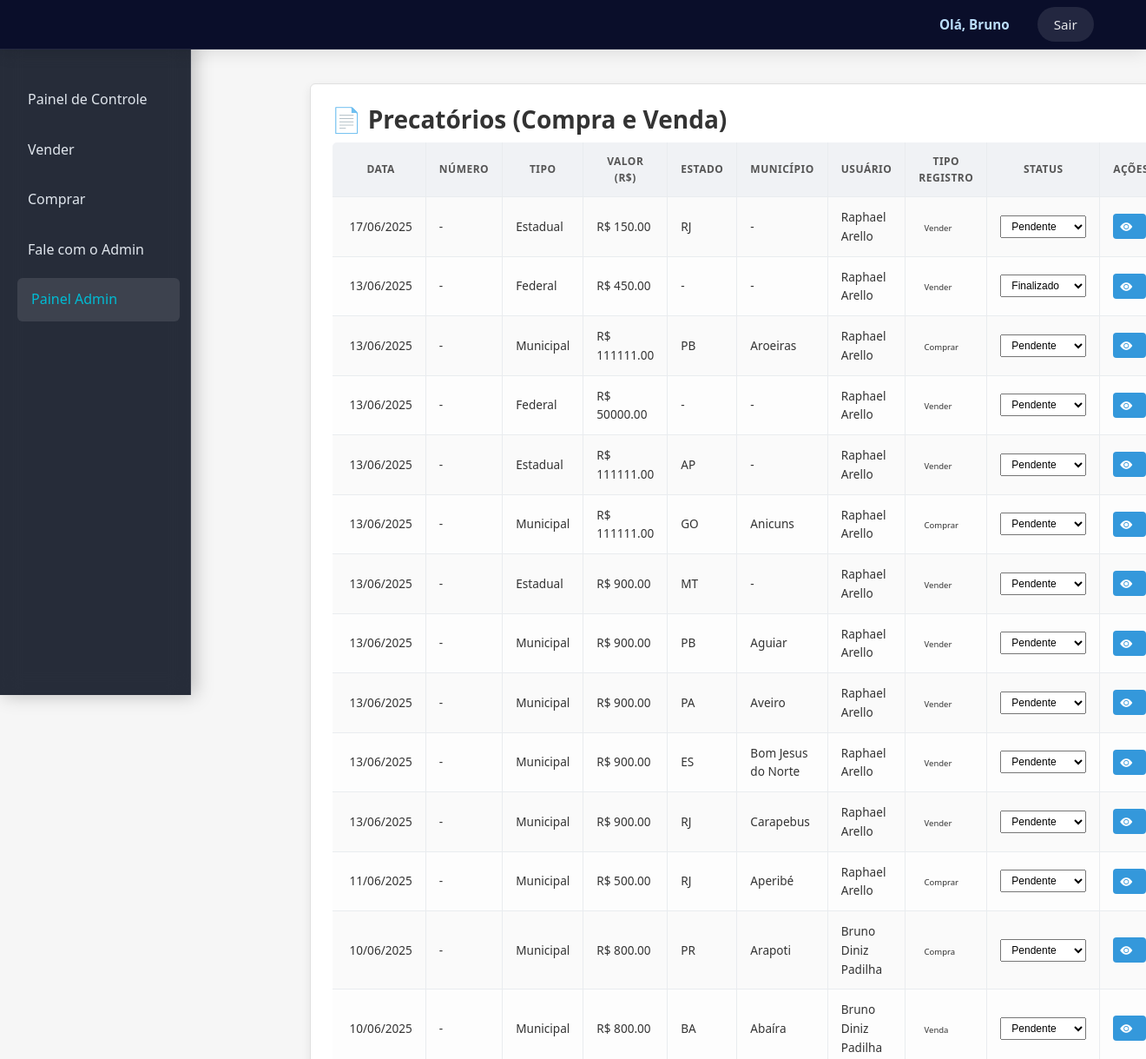
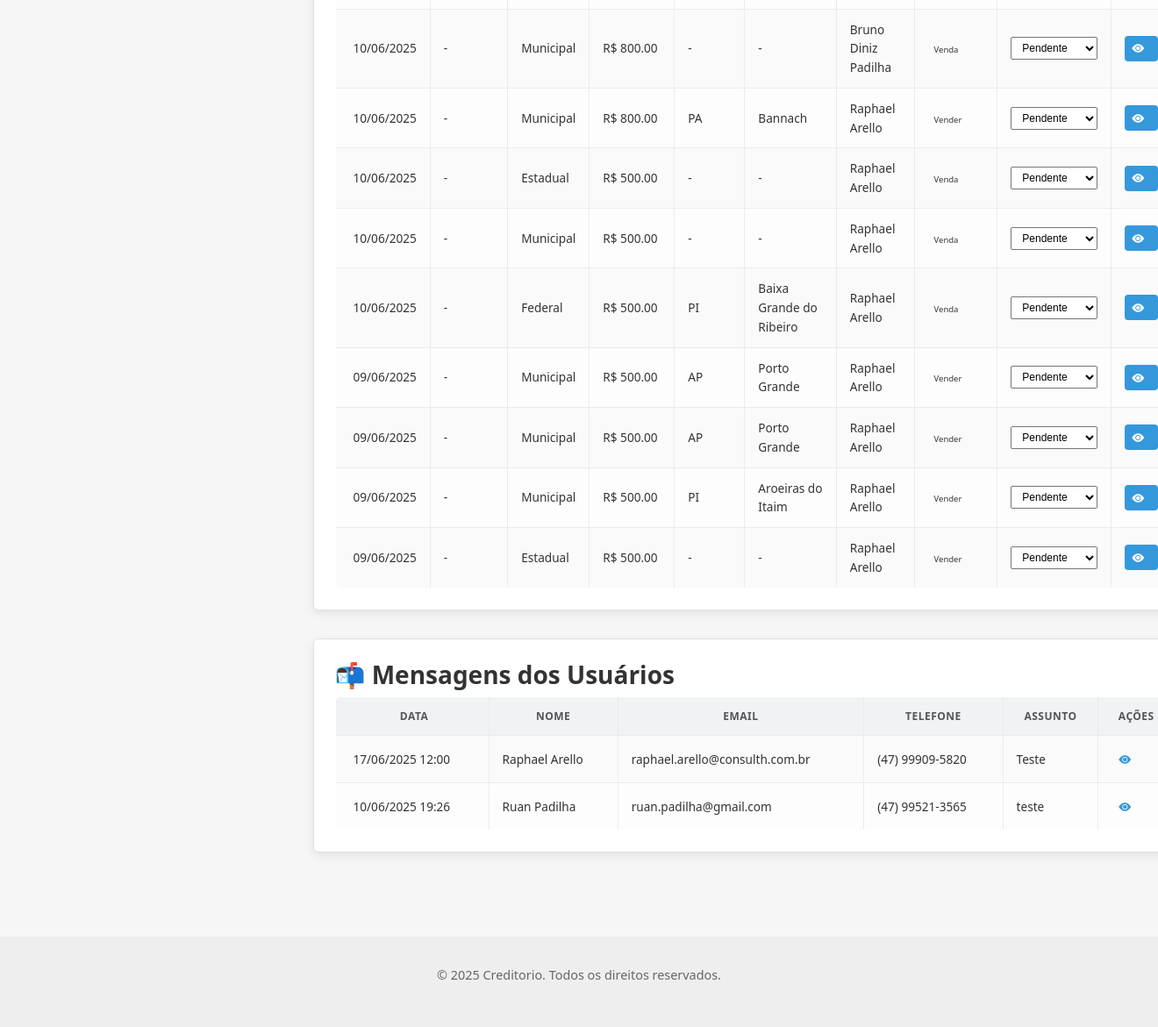
The app's page /admin (signed in) with its own data (2 pictures, top to bottom).
### app/models.py (models this page shows, shortened)
class Usuario(UserMixin, db.Model):
    __tablename__ = 'usuario'
    id = db.Column(db.Integer, primary_key=True)
    nome = db.Column(db.String(100), nullable=False)
    email = db.Column(db.String(100), unique=True, nullable=False)
    cpf_cnpj = db.Column(db.String(20), unique=True, nullable=False)
    telefone = db.Column(db.String(20), nullable=False)
    senha_hash = db.Column(db.String(128), nullable=False)
    tipo = db.Column(db.String(20), default='usuario')
    ativo = db.Column(db.Boolean, default=True)
    saldo = db.Column(db.Float, default=0.0)
    data_cadastro = db.Column(db.DateTime, default=datetime.utcnow)
    precatorios_comprados = db.relationship(
        'Precatorio',
        foreign_keys='Precatorio.comprador_id',
        backref='comprador_user',
        lazy=True
    )

class Precatorio(db.Model):
    __tablename__ = 'precatorio'
    id = db.Column(db.Integer, primary_key=True)
    numero = db.Column(db.String(50))  # Número do precatório (opcional)
    tipo = db.Column(db.String(50), nullable=False)
    tipo_entrada = db.Column(db.String(20), nullable=False)  # 'compra' ou 'venda'
    nome = db.Column(db.String(100), nullable=False)
    cpf_cnpj = db.Column(db.String(20), nullable=False)
    telefone = db.Column(db.String(20), nullable=False)
    email = db.Column(db.String(120), nullable=False)
    valor = db.Column(db.Float, nullable=False)
    estado = db.Column(db.String(2))
    municipio = db.Column(db.String(100))
    status = db.Column(db.String(20), default='Pendente')  # ex: Pendente, Em análise, Fechado
    vendido = db.Column(db.Boolean, default=False)
    data_cadastro = db.Column(db.DateTime, default=datetime.utcnow)
    comprador_id = db.Column(db.Integer, db.ForeignKey('usuario.id'), nullable=True)
    usuario_id = db.Column(db.Integer, db.ForeignKey('usuario.id'), nullable=True)
    usuario = db.relationship('Usuario', foreign_keys=[usuario_id], backref='precatorios_criados')

class MensagemPublica(db.Model):
    __tablename__ = 'mensagem_publica'
    id = db.Column(db.Integer, primary_key=True)
    nome = db.Column(db.String(100), nullable=False)
    email = db.Column(db.String(120), nullable=False)
    telefone = db.Column(db.String(20))
    assunto = db.Column(db.String(150), nullable=False)
    mensagem = db.Column(db.Text, nullable=False)
    data_envio = db.Column(db.DateTime, default=datetime.utcnow)

### app/routes.py (the view)
@main_bp.route('/admin')
@login_required
def painel_admin():
    if current_user.tipo != 'administrador':
        flash("Acesso negado", "error")
        return redirect(url_for('main.dashboard'))
    usuarios = Usuario.query.all()
    precatorios = Precatorio.query.order_by(Precatorio.data_cadastro.desc()).all()
    mensagens = MensagemPublica.query.order_by(MensagemPublica.data_envio.desc()).all()
    logs = LogAcao.query.order_by(LogAcao.data.desc()).limit(50).all()
    return render_template('admin.html', usuarios=usuarios, precatorios=precatorios, mensagens=mensagens, logs=logs)

### app/templates/admin.html (shortened to what this page needs)
{% extends "base.html" %}
{% block content %}
<div class="dashboard-layout">
  {% include 'partials/sidebar.html' %}
  <head><link rel="stylesheet" href="https://cdn.jsdelivr.net/npm/bootstrap-icons@1.8.0/font/bootstrap-icons.css"></head>
  <section class="dashboard-content flex-grow-1" style="padding: 0.1px 0.5px;">
    <div class="painel card shadow-sm rounded-lg p-3 mb-4 bg-white" style="font-size: 0.875rem;">
      <h3 class="mb-3">📄 Precatórios (Compra e Venda)</h3>
      <div class="table-responsive">
        <table class="table table-striped table-hover align-middle text-sm">
          <thead class="table-dark">
            <tr>
              <th>Data</th>
              <th>Número</th>
              <th>Tipo</th>
              <th>Valor (R$)</th>
              <th>Estado</th>
              <th>Município</th>
              <th>Usuário</th>
              <th>Tipo Registro</th>
              <th>Status</th>
              <th>Ações</th>
            </tr>
          </thead>
          <tbody>
            {% for p in precatorios %}
            <tr>
              <td>{{ p.data_cadastro.strftime('%d/%m/%Y') }}</td>
              <td>{{ p.numero or '-' }}</td>
              <td>{{ p.tipo }}</td>
              <td class="fw-bold">R$ {{ '%.2f' | format(p.valor) }}</td>
              <td>{{ p.estado or '-' }}</td>
              <td>{{ p.municipio or '-' }}</td>
              <td>{{ p.usuario.nome if p.usuario else p.nome }}</td>
              <td><span class="badge bg-{{ 'primary' if p.tipo_entrada == 'compra' else 'success' }}">{{ p.tipo_entrada|capitalize }}</span></td>
              <td>
                <form method="post" action="{{ url_for('admin.alterar_status_precatorio', id=p.id) }}">
                  <select name="status" class="form-select form-select-sm" onchange="this.form.submit()">
                    <option value="Pendente" {% if p.status == 'Pendente' %}selected{% endif %}>Pendente</option>
                    <option value="Finalizado" {% if p.status == 'Finalizado' %}selected{% endif %}>Finalizado</option>
                  </select>
                </form>
              </td>
              <td>
                <a href="{{ url_for('main.detalhar_precatorio', id=p.id) }}" class="btn btn-sm btn-primary" title="Detalhes">
                  <i class="bi bi-eye-fill"></i>
                </a>
              </td>
            </tr>
            {% endfor %}
          </tbody>
        </table>
      </div>
    </div>
    <div class="painel card shadow-sm rounded-lg p-3 bg-white" style="font-size: 0.875rem;">
      <h3 class="mb-3">📬 Mensagens dos Usuários</h3>
      <div class="table-responsive">
        <table class="table table-striped table-hover align-middle text-sm">
          <thead class="table-dark">
            <tr>
              <th>Data</th>
              <th>Nome</th>
              <th>Email</th>
              <th>Telefone</th>
              <th>Assunto</th>
              <th>Ações</th>
            </tr>
          </thead>
          <tbody>
            {% for m in mensagens %}
            <tr>
              <td>{{ m.data_envio.strftime('%d/%m/%Y %H:%M') }}</td>
              <td>{{ m.nome }}</td>
              <td>{{ m.email }}</td>
              <td>{{ m.telefone }}</td>
              <td>{{ m.assunto }}</td>
              <td>
                <a href="{{ url_for('admin.visualizar_mensagem', id=m.id) }}" class="btn btn-sm btn-outline-primary" title="Visualizar">
                  <i class="bi bi-eye-fill"></i>
                </a>
              </td>
            </tr>
            {% else %}
            <tr>
              <td colspan="6" class="text-center text-muted">Nenhuma mensagem recebida.</td>
            </tr>
            {% endfor %}
          </tbody>
        </table>
      </div>
    </div>
  </section>
</div>
{% endblock %}

### app/templates/base.html (shortened to what this page needs)
<!DOCTYPE html>
<html lang="pt-BR">
<head>
  <link rel="stylesheet" href="{{ url_for('static', filename='css/style.css') }}">
</head>
<body>
<header class="site-header">
  <div class="header-container">
    <nav class="topnav">
      <ul>
        {% if current_user.is_authenticated %}
          <li>Olá, {{ current_user.nome.split(' ')[0] }}</li>
          <li><a href="{{ url_for('auth.logout') }}" class="logout-btn">Sair</a></li>
        {% else %}
          <li><a href="{{ url_for('auth.login') }}">Login</a></li>
          <li><a href="{{ url_for('auth.cadastro') }}">Cadastrar</a></li>
        {% endif %}
      </ul>
    </nav>
  </div>
</header>
  <main class="container main-content">
    {% block content %}{% endblock %}
  </main>
  <footer class="site-footer">
    <div class="container">
      <p>© 2025 Creditorio. Todos os direitos reservados.</p>
    </div>
  </footer>
</body>
</html>

### app/templates/admin.html (style rules this page uses)
.table { font-size: 0.85rem; }
.table th { font-weight: 600; text-transform: uppercase; font-size: 0.75rem; letter-spacing: 0.5px; }
.table-dark { background-color: #343a40; color: white; }
.table-striped tbody tr:nth-of-type(odd) { background-color: rgba(0, 0, 0, 0.02); }
.badge { font-size: 0.7em; font-weight: 500; padding: 0.35em 0.65em; }
.form-select-sm { padding: 0.25rem 0.5rem; font-size: 0.75rem; }

### records on screen
Usuario: nome "Bruno"
Precatorio: data_cadastro "17/06/2025", numero "-", tipo "Estadual", valor "150.00", estado "RJ", municipio "-", usuario "Raphael Arello", tipo_entrada "Vender", status "Pendente"
Precatorio: data_cadastro "13/06/2025", numero "-", tipo "Federal", valor "450.00", estado "-", municipio "-", usuario "Raphael Arello", tipo_entrada "Vender", status "Finalizado"
Precatorio: data_cadastro "13/06/2025", numero "-", tipo "Municipal", valor "111111.00", estado "PB", municipio "Aroeiras", usuario "Raphael Arello", tipo_entrada "Comprar", status "Pendente"
Precatorio: data_cadastro "13/06/2025", numero "-", tipo "Federal", valor "50000.00", estado "-", municipio "-", usuario "Raphael Arello", tipo_entrada "Vender", status "Pendente"
Precatorio: data_cadastro "13/06/2025", numero "-", tipo "Estadual", valor "111111.00", estado "AP", municipio "-", usuario "Raphael Arello", tipo_entrada "Vender", status "Pendente"
Precatorio: data_cadastro "13/06/2025", numero "-", tipo "Municipal", valor "111111.00", estado "GO", municipio "Anicuns", usuario "Raphael Arello", tipo_entrada "Comprar", status "Pendente"
Precatorio: data_cadastro "13/06/2025", numero "-", tipo "Estadual", valor "900.00", estado "MT", municipio "-", usuario "Raphael Arello", tipo_entrada "Vender", status "Pendente"
Precatorio: data_cadastro "13/06/2025", numero "-", tipo "Municipal", valor "900.00", estado "PB", municipio "Aguiar", usuario "Raphael Arello", tipo_entrada "Vender", status "Pendente"
Precatorio: data_cadastro "13/06/2025", numero "-", tipo "Municipal", valor "900.00", estado "PA", municipio "Aveiro", usuario "Raphael Arello", tipo_entrada "Vender", status "Pendente"
Precatorio: data_cadastro "13/06/2025", numero "-", tipo "Municipal", valor "900.00", estado "ES", municipio "Bom Jesus do Norte", usuario "Raphael Arello", tipo_entrada "Vender", status "Pendente"
Precatorio: data_cadastro "13/06/2025", numero "-", tipo "Municipal", valor "900.00", estado "RJ", municipio "Carapebus", usuario "Raphael Arello", tipo_entrada "Vender", status "Pendente"
Precatorio: data_cadastro "11/06/2025", numero "-", tipo "Municipal", valor "500.00", estado "RJ", municipio "Aperibé", usuario "Raphael Arello", tipo_entrada "Comprar", status "Pendente"
Precatorio: data_cadastro "10/06/2025", numero "-", tipo "Municipal", valor "800.00", estado "PR", municipio "Arapoti", usuario "Bruno Diniz Padilha", tipo_entrada "Compra", status "Pendente"
Precatorio: data_cadastro "10/06/2025", numero "-", tipo "Municipal", valor "800.00", estado "BA", municipio "Abaíra", usuario "Bruno Diniz Padilha", tipo_entrada "Venda", status "Pendente"
Precatorio: data_cadastro "10/06/2025", numero "-", tipo "Municipal", valor "800.00", estado "-", municipio "-", usuario "Bruno Diniz Padilha", tipo_entrada "Venda", status "Pendente"
Precatorio: data_cadastro "10/06/2025", numero "-", tipo "Municipal", valor "800.00", estado "PA", municipio "Bannach", usuario "Raphael Arello", tipo_entrada "Vender", status "Pendente"
Precatorio: data_cadastro "10/06/2025", numero "-", tipo "Estadual", valor "500.00", estado "-", municipio "-", usuario "Raphael Arello", tipo_entrada "Venda", status "Pendente"
Precatorio: data_cadastro "10/06/2025", numero "-", tipo "Municipal", valor "500.00", estado "-", municipio "-", usuario "Raphael Arello", tipo_entrada "Venda", status "Pendente"
Precatorio: data_cadastro "10/06/2025", numero "-", tipo "Federal", valor "500.00", estado "PI", municipio "Baixa Grande do Ribeiro", usuario "Raphael Arello", tipo_entrada "Venda", status "Pendente"
Precatorio: data_cadastro "09/06/2025", numero "-", tipo "Municipal", valor "500.00", estado "AP", municipio "Porto Grande", usuario "Raphael Arello", tipo_entrada "Vender", status "Pendente"
Precatorio: data_cadastro "09/06/2025", numero "-", tipo "Municipal", valor "500.00", estado "AP", municipio "Porto Grande", usuario "Raphael Arello", tipo_entrada "Vender", status "Pendente"
Precatorio: data_cadastro "09/06/2025", numero "-", tipo "Municipal", valor "500.00", estado "PI", municipio "Aroeiras do Itaim", usuario "Raphael Arello", tipo_entrada "Vender", status "Pendente"
Precatorio: data_cadastro "09/06/2025", numero "-", tipo "Estadual", valor "500.00", estado "-", municipio "-", usuario "Raphael Arello", tipo_entrada "Vender", status "Pendente"
MensagemPublica: data_envio "17/06/2025 12:00", nome "Raphael Arello", email "raphael.arello@consulth.com.br", telefone "(47) 99909-5820", assunto "Teste"
MensagemPublica: data_envio "10/06/2025 19:26", nome "Ruan Padilha", email "ruan.padilha@gmail.com", telefone "(47) 99521-3565", assunto "teste"
